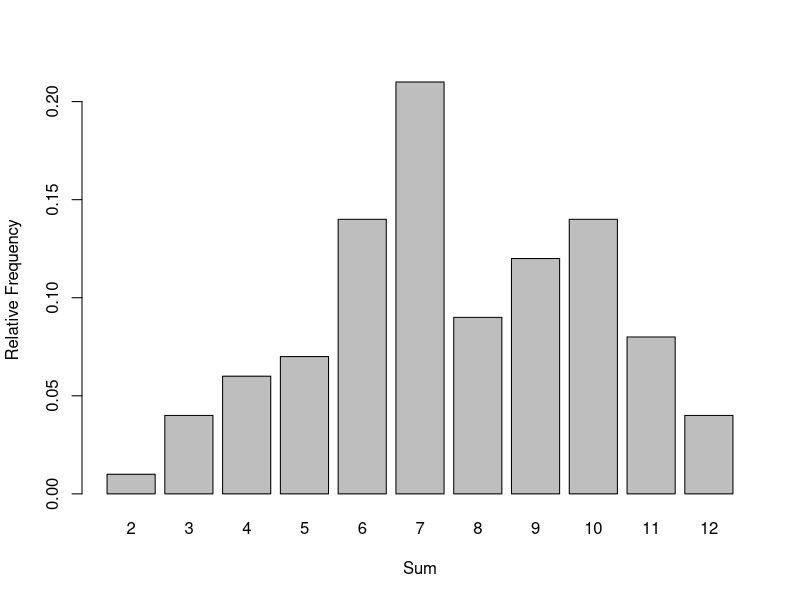
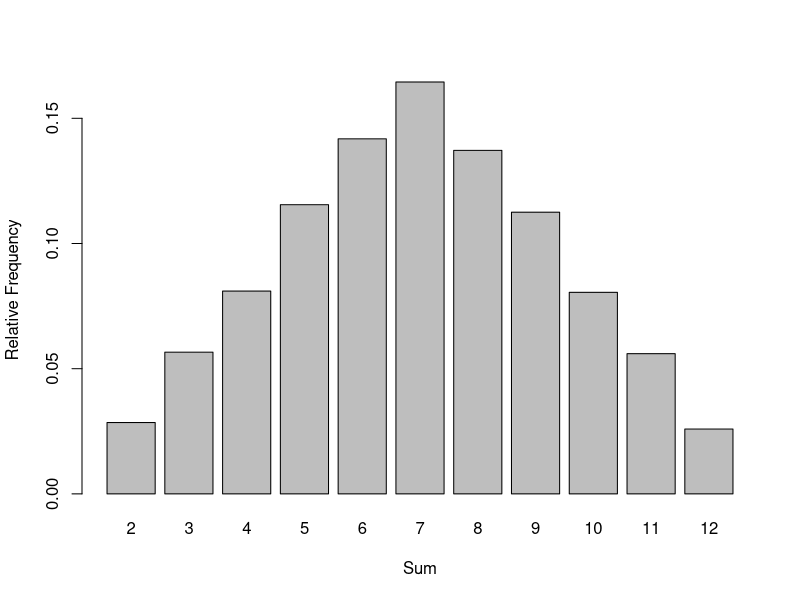

Generate these figures, in order, with R:
## ---- chunk 1
knitr::opts_chunk$set(
  comment = "#>",
  fig.width = 6,
  fig.height = 4,
  warning = FALSE,
  eval = FALSE
)
library(ggplot2)
## ---- chunk 2
set.seed(123)
## ---- chunk 3
vec <- 1:10
## ---- chunk 4
sample(vec,size = 5)
## ---- chunk 5
sample(vec,size = 5)
## ---- chunk 6
sample(vec,size=5,replace = TRUE)
## ---- chunk 7
students <- c('Leslie', 'Ron', 'Andy', 'April', 'Tom', 'Ben', 'Jerry')
## ---- chunk 8
sample(students, 3)
## ---- chunk 9
dat <- palmerpenguins::penguins
## ---- chunk 10
nrow(dat)
## ---- chunk 11
row_indices <- 1:nrow(dat)
## ---- chunk 12
train_sampled_rows <- sample(row_indices, size= 0.8*nrow(dat) )
## ---- chunk 13
train_sampled_rows[1:10]
## ---- chunk 14
training_set <- dat[train_sampled_rows,]
dim(training_set)
## ---- chunk 15
test_set <- dat[-train_sampled_rows, ]
dim(test_set)
## ---- chunk 16
sample(1:6,size=1)
## ---- chunk 17
dice1 <- sample(1:6, size=1)
dice2 <- sample(1:6, size=1)
dice1 + dice2
## ---- chunk 18
roll_two_dice <- sample(1:6,size = 2,replace = TRUE)
## ---- chunk 19
sum(roll_two_dice)
## ---- chunk 20
set.seed(10)
sample(1:20, size=3, replace=FALSE)
## ---- chunk 21
replicate(n = 10, 
          expr = sample(1:20, size=3, replace=FALSE))
## ---- chunk 22
sum_dice_roll <- function(){
  dice_roll <- sample(1:6, size=2,replace = TRUE)
  return(sum(dice_roll))
}
## ---- chunk 23
sum_dice_roll()
## ---- chunk 24
replicate(n = 20,
          expr = sum_dice_roll() )
## ---- chunk 25
rep100 <- replicate(n = 100,
                    expr = sum_dice_roll())
## ---- chunk 26
prop.table( table(rep100) ) 
## ---- chunk 27
barplot( prop.table(table(rep100)),
         xlab = 'Sum', ylab = 'Relative Frequency')
## ---- chunk 28
rep10000 <- replicate(n = 10000,
                    expr = sum_dice_roll())
## ---- chunk 29
prop.table( table(rep10000) ) 
## ---- chunk 30
barplot( prop.table(table(rep10000)),
         xlab = 'Sum', ylab = 'Relative Frequency')
